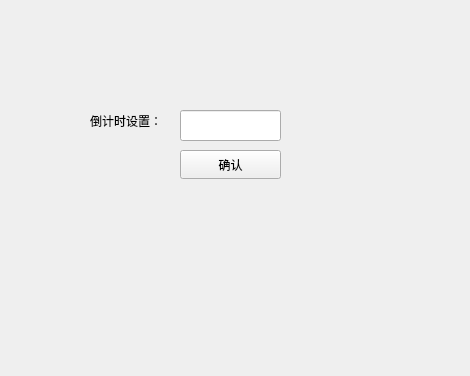
<?xml version="1.0" encoding="UTF-8"?>
<ui version="4.0">
 <class>setting</class>
 <widget class="QWidget" name="setting">
  <property name="geometry">
   <rect>
    <x>0</x>
    <y>0</y>
    <width>470</width>
    <height>376</height>
   </rect>
  </property>
  <property name="windowTitle">
   <string>Form</string>
  </property>
  <widget class="QLabel" name="label">
   <property name="geometry">
    <rect>
     <x>90</x>
     <y>100</y>
     <width>91</width>
     <height>41</height>
    </rect>
   </property>
   <property name="text">
    <string>倒计时设置：</string>
   </property>
  </widget>
  <widget class="QPushButton" name="sure">
   <property name="geometry">
    <rect>
     <x>180</x>
     <y>150</y>
     <width>101</width>
     <height>29</height>
    </rect>
   </property>
   <property name="text">
    <string>确认</string>
   </property>
  </widget>
  <widget class="QLineEdit" name="numedit">
   <property name="geometry">
    <rect>
     <x>180</x>
     <y>110</y>
     <width>101</width>
     <height>31</height>
    </rect>
   </property>
  </widget>
 </widget>
 <resources/>
 <connections/>
</ui>
